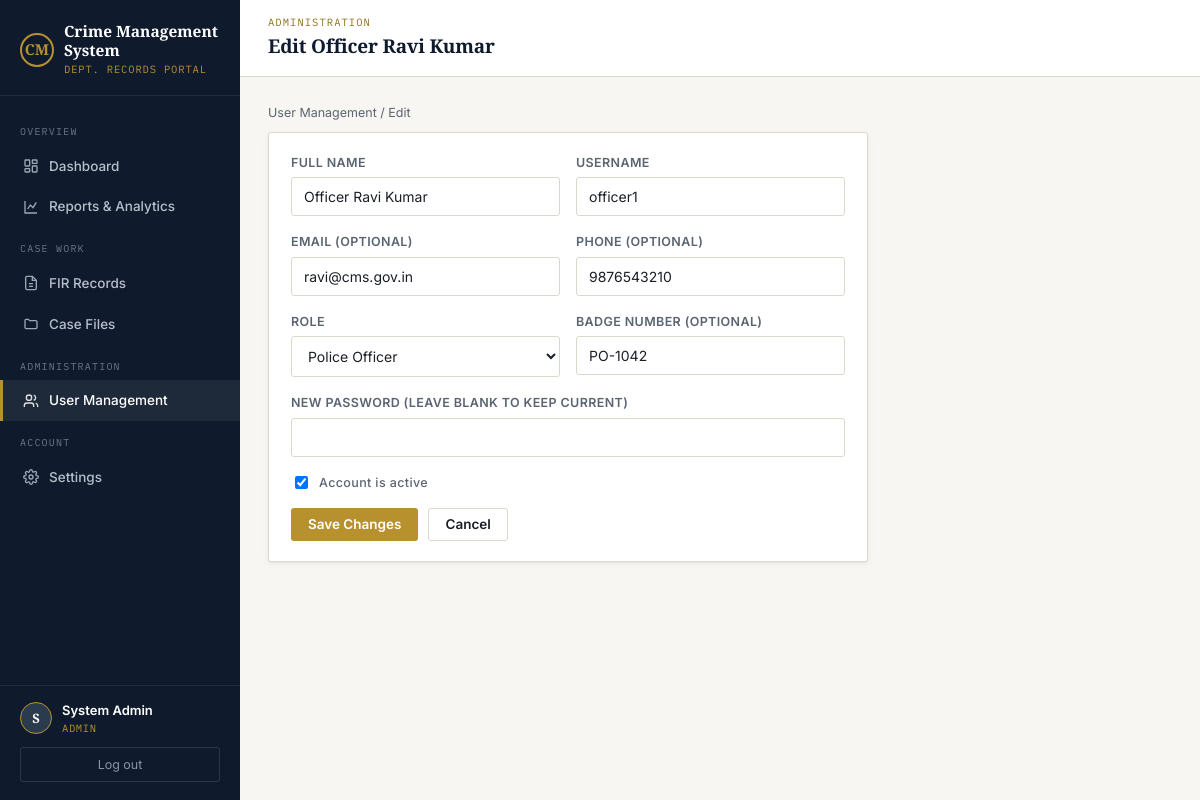
The page /users/2/edit (signed in) on the database its author committed.
### models.py (models this page shows, shortened)
class User(db.Model, UserMixin):
    __tablename__ = "users"
    id = db.Column(db.Integer, primary_key=True)
    name = db.Column(db.String(120), nullable=False)
    username = db.Column(db.String(80), unique=True, nullable=False)
    email = db.Column(db.String(120), unique=True, nullable=True)
    password_hash = db.Column(db.String(255), nullable=False)
    role = db.Column(db.String(20), nullable=False, default="officer")  # admin | officer
    badge_number = db.Column(db.String(40), unique=True, nullable=True)
    phone = db.Column(db.String(20), nullable=True)
    is_active_user = db.Column(db.Boolean, default=True)
    created_at = db.Column(db.DateTime, default=datetime.utcnow)
    cases_assigned = db.relationship("Case", backref="officer", lazy=True,
                                      foreign_keys="Case.officer_id")
    @property
    def is_admin(self):
        return self.role == "admin"

### app.py (the view, shortened to what this page needs)
@app.route("/users/<int:user_id>/edit", methods=["GET", "POST"])
@login_required
@admin_required
def user_edit(user_id):
    user = db.session.get(User, user_id) or abort(404)
    return render_template("user_form.html", user=user)

### app.py (called while the page is built)
@login_manager.user_loader
def load_user(user_id):
    return db.session.get(User, int(user_id))

@app.context_processor
def inject_globals():
    return {"now": datetime.utcnow()}

### utils.py (called while the page is built)
def admin_required(f):
    @wraps(f)
    def decorated(*args, **kwargs):
        if not current_user.is_authenticated:
            return redirect(url_for("login"))
        if not current_user.is_admin:
            flash("You don't have permission to access that page.", "danger")
            return redirect(url_for("dashboard"))
        return f(*args, **kwargs)
    return decorated

### templates/user_form.html (shortened to what this page needs)
{% extends "base.html" %}
{% block eyebrow %}Administration{% endblock %}
{% block page_title %}{{ 'Edit ' + user.name if user else 'Add New User' }}{% endblock %}
{% block content %}
<div class="breadcrumb"><a href="{{ url_for('user_list') }}">User Management</a> / {{ 'Edit' if user else 'New' }}</div>
<div class="card card-pad" style="max-width:600px;">
  <form method="POST">
    <div class="form-row">
      <div class="field"><label for="name">Full Name</label><input type="text" id="name" name="name" required value="{{ user.name if user else '' }}"></div>
      <div class="field"><label for="username">Username</label>
        <input type="text" id="username" name="username" {{ 'readonly' if user else 'required' }}
               value="{{ user.username if user else '' }}">
      </div>
    </div>
    <div class="form-row">
      <div class="field"><label for="email">Email (optional)</label><input type="email" id="email" name="email" value="{{ user.email if user else '' }}"></div>
      <div class="field"><label for="phone">Phone (optional)</label><input type="tel" id="phone" name="phone" value="{{ user.phone if user else '' }}"></div>
    </div>
    <div class="form-row">
      <div class="field"><label for="role">Role</label>
        <select id="role" name="role">
          <option value="officer" {{ 'selected' if user and user.role=='officer' }}>Police Officer</option>
        </select>
      </div>
      <div class="field"><label for="badge_number">Badge Number (optional)</label><input type="text" id="badge_number" name="badge_number" value="{{ user.badge_number if user else '' }}"></div>
    </div>
    <div class="field">
      <label for="password">{{ 'New Password (leave blank to keep current)' if user else 'Password' }}</label>
      <input type="password" id="password" name="password" {{ 'required' if not user }}>
    </div>
    {% if user %}
    <div class="checkbox-row field">
      <input type="checkbox" id="is_active_user" name="is_active_user" {{ 'checked' if user.is_active_user }}>
      <label for="is_active_user">Account is active</label>
    </div>
    {% endif %}
    <div style="display:flex; gap:10px; margin-top:10px;">
      <button type="submit" class="btn btn-brass">{{ 'Save Changes' if user else 'Create User' }}</button>
      <a href="{{ url_for('user_list') }}" class="btn btn-outline">Cancel</a>
    </div>
  </form>
</div>
{% endblock %}

### templates/base.html (shortened to what this page needs)
<!DOCTYPE html>
<html lang="en">
<head>
<link rel="stylesheet" href="{{ url_for('static', filename='css/style.css') }}">
</head>
<body>
<div class="app-shell">
  <aside class="sidebar" id="sidebar">
    <div class="sidebar-brand">
      <div class="sidebar-brand-row">
        <span class="badge-mark">CM</span>
        <div>
          <div class="name">Crime Management<br>System</div>
          <div class="sub">Dept. Records Portal</div>
        </div>
      </div>
    </div>
    <nav class="sidebar-nav">
      <div class="nav-group-label">Overview</div>
      <a href="{{ url_for('dashboard') }}" class="nav-tab {{ 'active' if request.endpoint == 'dashboard' }}">
        <svg viewBox="0 0 24 24" fill="none" stroke="currentColor" stroke-width="2"><rect x="3" y="3" width="7" height="9" rx="1"/><rect x="14" y="3" width="7" height="5" rx="1"/><rect x="14" y="12" width="7" height="9" rx="1"/><rect x="3" y="16" width="7" height="5" rx="1"/></svg>
        Dashboard
      </a>
      <a href="{{ url_for('reports') }}" class="nav-tab {{ 'active' if request.endpoint == 'reports' }}">
        <svg viewBox="0 0 24 24" fill="none" stroke="currentColor" stroke-width="2"><path d="M3 3v18h18"/><path d="M7 15l4-6 4 4 5-8"/></svg>
        Reports &amp; Analytics
      </a>
      <div class="nav-group-label">Case Work</div>
      <a href="{{ url_for('fir_list') }}" class="nav-tab {{ 'active' if request.endpoint in ['fir_list','fir_new','fir_detail','fir_edit'] }}">
        <svg viewBox="0 0 24 24" fill="none" stroke="currentColor" stroke-width="2"><path d="M14 2H6a2 2 0 0 0-2 2v16a2 2 0 0 0 2 2h12a2 2 0 0 0 2-2V8z"/><path d="M14 2v6h6"/><path d="M9 13h6M9 17h6"/></svg>
        FIR Records
      </a>
      <a href="{{ url_for('case_list') }}" class="nav-tab {{ 'active' if request.endpoint in ['case_list','case_detail'] }}">
        <svg viewBox="0 0 24 24" fill="none" stroke="currentColor" stroke-width="2"><path d="M3 7a2 2 0 0 1 2-2h3l2 2h9a2 2 0 0 1 2 2v8a2 2 0 0 1-2 2H5a2 2 0 0 1-2-2z"/></svg>
        Case Files
      </a>
      {% if current_user.is_authenticated and current_user.is_admin %}
      <div class="nav-group-label">Administration</div>
      <a href="{{ url_for('user_list') }}" class="nav-tab {{ 'active' if request.endpoint in ['user_list','user_new','user_edit'] }}">
        <svg viewBox="0 0 24 24" fill="none" stroke="currentColor" stroke-width="2"><path d="M16 21v-2a4 4 0 0 0-4-4H6a4 4 0 0 0-4 4v2"/><circle cx="9" cy="7" r="4"/><path d="M22 21v-2a4 4 0 0 0-3-3.87"/><path d="M16 3.13a4 4 0 0 1 0 7.75"/></svg>
        User Management
      </a>
      {% endif %}
      <div class="nav-group-label">Account</div>
      <a href="{{ url_for('settings') }}" class="nav-tab {{ 'active' if request.endpoint == 'settings' }}">
        Settings
      </a>
    </nav>
    {% if current_user.is_authenticated %}
    <div class="sidebar-foot">
      <div class="sidebar-user">
        <span class="avatar-circle">{{ current_user.name[:1] }}</span>
        <div>
          <div class="u-name">{{ current_user.name }}</div>
          <div class="u-role">{{ current_user.role }}</div>
        </div>
      </div>
      <a href="{{ url_for('logout') }}" class="logout-link">Log out</a>
    </div>
    {% endif %}
  </aside>
  <div class="main-area">
    <header class="topbar">
      <div style="display:flex; align-items:center; gap:14px;">
        <div>
          <div class="eyebrow">{% block eyebrow %}Records Portal{% endblock %}</div>
          <h1>{% block page_title %}Dashboard{% endblock %}</h1>
        </div>
      </div>
    </header>
    <div class="content">
      {% block content %}{% endblock %}
    </div>
  </div>
</div>
</body>
</html>

### rows shown on the page
User: name "S", name "System Admin", role "ADMIN"
User: name "Edit Officer Ravi Kumar", name "Officer Ravi Kumar", username "officer1", email "ravi@cms.gov.in", phone "9876543210", badge_number "PO-1042"

### other values the page prints
{{ 'Edit' if user else 'New' }} "Edit"
{{ 'New Password (leave blank to keep current)' if user else 'Password' }} "NEW PASSWORD (LEAVE BLANK TO KEEP CURRENT)"
{{ 'Save Changes' if user else 'Create User' }} "Save Changes"
